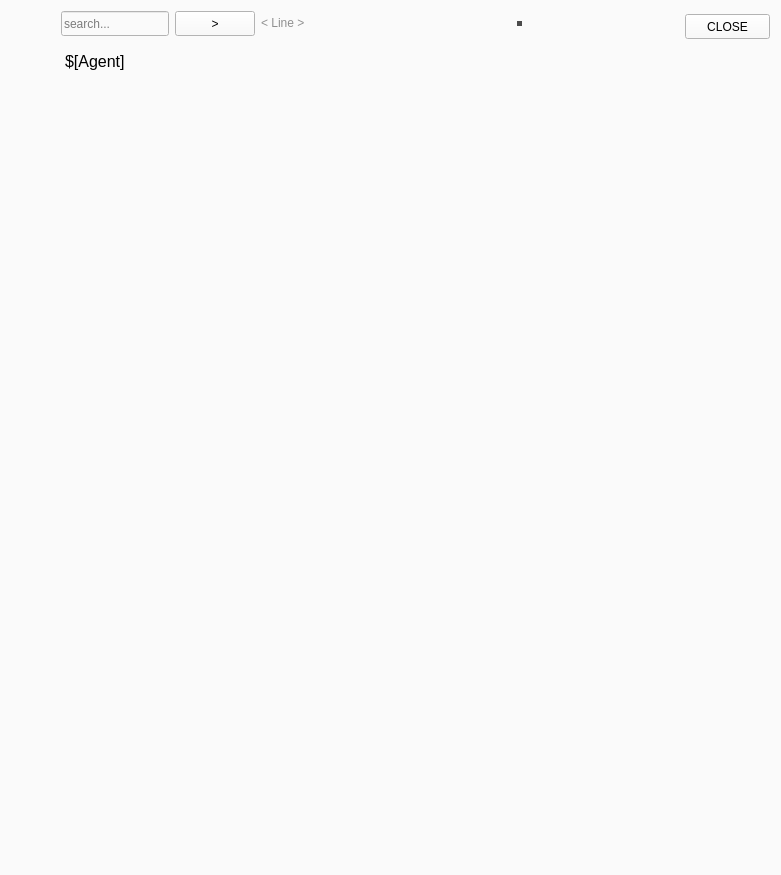
<?xml version="1.0" encoding="UTF-8"?>
<ui version="4.0">
 <class>Dialog</class>
 <widget class="QWidget" name="Dialog">
  <property name="windowModality">
   <enum>Qt::WindowModal</enum>
  </property>
  <property name="geometry">
   <rect>
    <x>0</x>
    <y>0</y>
    <width>781</width>
    <height>875</height>
   </rect>
  </property>
  <property name="sizePolicy">
   <sizepolicy hsizetype="Expanding" vsizetype="Expanding">
    <horstretch>0</horstretch>
    <verstretch>0</verstretch>
   </sizepolicy>
  </property>
  <property name="minimumSize">
   <size>
    <width>200</width>
    <height>100</height>
   </size>
  </property>
  <property name="maximumSize">
   <size>
    <width>1620</width>
    <height>2000</height>
   </size>
  </property>
  <property name="acceptDrops">
   <bool>true</bool>
  </property>
  <property name="windowTitle">
   <string>Edit Agent</string>
  </property>
  <property name="styleSheet">
   <string notr="true">background-color: rgb(250, 250,250);</string>
  </property>
  <layout class="QGridLayout" name="gridLayout">
   <item row="1" column="5" colspan="3">
    <widget class="QPlainTextEdit" name="textEdit2">
     <property name="enabled">
      <bool>true</bool>
     </property>
     <property name="sizePolicy">
      <sizepolicy hsizetype="Fixed" vsizetype="Fixed">
       <horstretch>0</horstretch>
       <verstretch>0</verstretch>
      </sizepolicy>
     </property>
     <property name="minimumSize">
      <size>
       <width>5</width>
       <height>5</height>
      </size>
     </property>
     <property name="maximumSize">
      <size>
       <width>5</width>
       <height>5</height>
      </size>
     </property>
     <property name="font">
      <font>
       <family>Segoe MDL2 Assets</family>
       <pointsize>9</pointsize>
      </font>
     </property>
     <property name="styleSheet">
      <string notr="true">background-color: rgb(75, 75, 75);
color: rgb(181, 181, 181);
border-radius:15px;</string>
     </property>
     <property name="frameShadow">
      <enum>QFrame::Raised</enum>
     </property>
     <property name="verticalScrollBarPolicy">
      <enum>Qt::ScrollBarAsNeeded</enum>
     </property>
     <property name="horizontalScrollBarPolicy">
      <enum>Qt::ScrollBarAsNeeded</enum>
     </property>
     <property name="lineWrapMode">
      <enum>QPlainTextEdit::NoWrap</enum>
     </property>
     <property name="plainText">
      <string/>
     </property>
     <property name="tabStopWidth">
      <number>30</number>
     </property>
    </widget>
   </item>
   <item row="1" column="3">
    <widget class="QPushButton" name="nextButton">
     <property name="sizePolicy">
      <sizepolicy hsizetype="Fixed" vsizetype="Fixed">
       <horstretch>0</horstretch>
       <verstretch>0</verstretch>
      </sizepolicy>
     </property>
     <property name="minimumSize">
      <size>
       <width>30</width>
       <height>25</height>
      </size>
     </property>
     <property name="text">
      <string>&gt;</string>
     </property>
    </widget>
   </item>
   <item row="1" column="2">
    <widget class="QLineEdit" name="searchEdit">
     <property name="sizePolicy">
      <sizepolicy hsizetype="Fixed" vsizetype="Fixed">
       <horstretch>0</horstretch>
       <verstretch>0</verstretch>
      </sizepolicy>
     </property>
     <property name="minimumSize">
      <size>
       <width>30</width>
       <height>25</height>
      </size>
     </property>
     <property name="styleSheet">
      <string notr="true"/>
     </property>
     <property name="placeholderText">
      <string>search...</string>
     </property>
    </widget>
   </item>
   <item row="3" column="2" colspan="9">
    <widget class="QPlainTextEdit" name="textEdit">
     <property name="sizePolicy">
      <sizepolicy hsizetype="Expanding" vsizetype="Expanding">
       <horstretch>0</horstretch>
       <verstretch>0</verstretch>
      </sizepolicy>
     </property>
     <property name="minimumSize">
      <size>
       <width>400</width>
       <height>40</height>
      </size>
     </property>
     <property name="font">
      <font>
       <family>MS Shell Dlg 2</family>
       <pointsize>12</pointsize>
      </font>
     </property>
     <property name="styleSheet">
      <string notr="true">border-radius:10px;
</string>
     </property>
     <property name="locale">
      <locale language="English" country="UnitedStates"/>
     </property>
     <property name="lineWrapMode">
      <enum>QPlainTextEdit::NoWrap</enum>
     </property>
     <property name="plainText">
      <string>$[Agent]</string>
     </property>
     <property name="tabStopWidth">
      <number>30</number>
     </property>
     <property name="placeholderText">
      <string>Insert code here...</string>
     </property>
    </widget>
   </item>
   <item row="1" column="0">
    <spacer name="horizontalSpacer_2">
     <property name="orientation">
      <enum>Qt::Horizontal</enum>
     </property>
     <property name="sizeType">
      <enum>QSizePolicy::Fixed</enum>
     </property>
     <property name="sizeHint" stdset="0">
      <size>
       <width>50</width>
       <height>20</height>
      </size>
     </property>
    </spacer>
   </item>
   <item row="1" column="10" rowspan="2">
    <widget class="QPushButton" name="closeButton">
     <property name="sizePolicy">
      <sizepolicy hsizetype="Fixed" vsizetype="Fixed">
       <horstretch>0</horstretch>
       <verstretch>0</verstretch>
      </sizepolicy>
     </property>
     <property name="minimumSize">
      <size>
       <width>85</width>
       <height>25</height>
      </size>
     </property>
     <property name="text">
      <string>CLOSE</string>
     </property>
    </widget>
   </item>
   <item row="1" column="4">
    <widget class="QLabel" name="lineLabel">
     <property name="sizePolicy">
      <sizepolicy hsizetype="Fixed" vsizetype="Fixed">
       <horstretch>0</horstretch>
       <verstretch>0</verstretch>
      </sizepolicy>
     </property>
     <property name="minimumSize">
      <size>
       <width>250</width>
       <height>0</height>
      </size>
     </property>
     <property name="styleSheet">
      <string notr="true">color: rgb(143, 143, 143);</string>
     </property>
     <property name="text">
      <string>   &lt; Line &gt;</string>
     </property>
    </widget>
   </item>
  </layout>
 </widget>
 <resources/>
 <connections/>
</ui>
